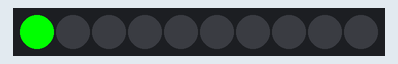
Bench run of a sketch on a simulated Arduino Nano, built with avr-gcc and run on an emulated ATmega328P. Shown: 10 RGB LEDs in strip order, left to right.

Above: at 0.1 s.
At 0.5 s:
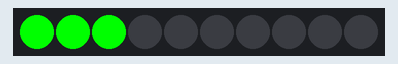
At 1.1 s:
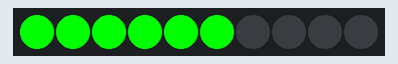
At 2.1 s:
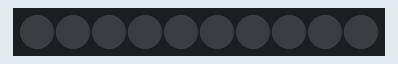
At 2.6 s:
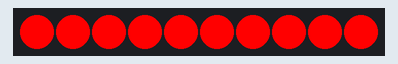
At 3.8 s:
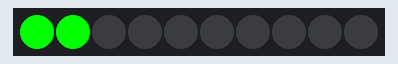

The sketch:

SimplestIluminationCode.ino
```cpp
#include <Adafruit_NeoPixel.h>

#define PIN_NEO_PIXEL 2// Arduino pin that connects to NeoPixel
#define NUM_PIXELS 10// The number of LEDs (pixels) on NeoPixel
#define DELAY_INTERVAL 200

Adafruit_NeoPixel neoPixel(NUM_PIXELS, PIN_NEO_PIXEL, NEO_GRB + NEO_KHZ800);

void setup() {
 neoPixel.begin(); // INITIALIZE NeoPixel strip object (REQUIRED)
}

void loop() {
 neoPixel.clear(); // set all pixel colors to 'off'. It only takes effect if pixels.show() is called

 for (int pixel = 0; pixel < NUM_PIXELS; pixel++) { // for each pixel
  neoPixel.setPixelColor(pixel, neoPixel.Color(0, 255, 0)); // it only takes effect if pixels.show() is called
  neoPixel.show();// send the updated pixel colors to the NeoPixel hardware.

  delay(DELAY_INTERVAL); // pause between each pixel
 }

 neoPixel.clear();
 neoPixel.show(); // send the updated pixel colors to the NeoPixel hardware.
 delay(500);// off time

 for (int pixel = 0; pixel < NUM_PIXELS; pixel++) { // for each pixel
  neoPixel.setPixelColor(pixel, neoPixel.Color(255, 0, 0)); // it only takes effect if pixels.show() is called
 }
 neoPixel.show(); // send the updated pixel colors to the NeoPixel hardware.
 delay(500);// on time

 neoPixel.clear();
 neoPixel.show(); // send the updated pixel colors to the NeoPixel hardware.
 delay(500);// off time
}
```

Measured:
- by itself, everything shown: repeats every 3.5 s, in 13 steps
- what the display in image 3 shows lasts 0.5 s, from 2.0 s to 2.5 s
